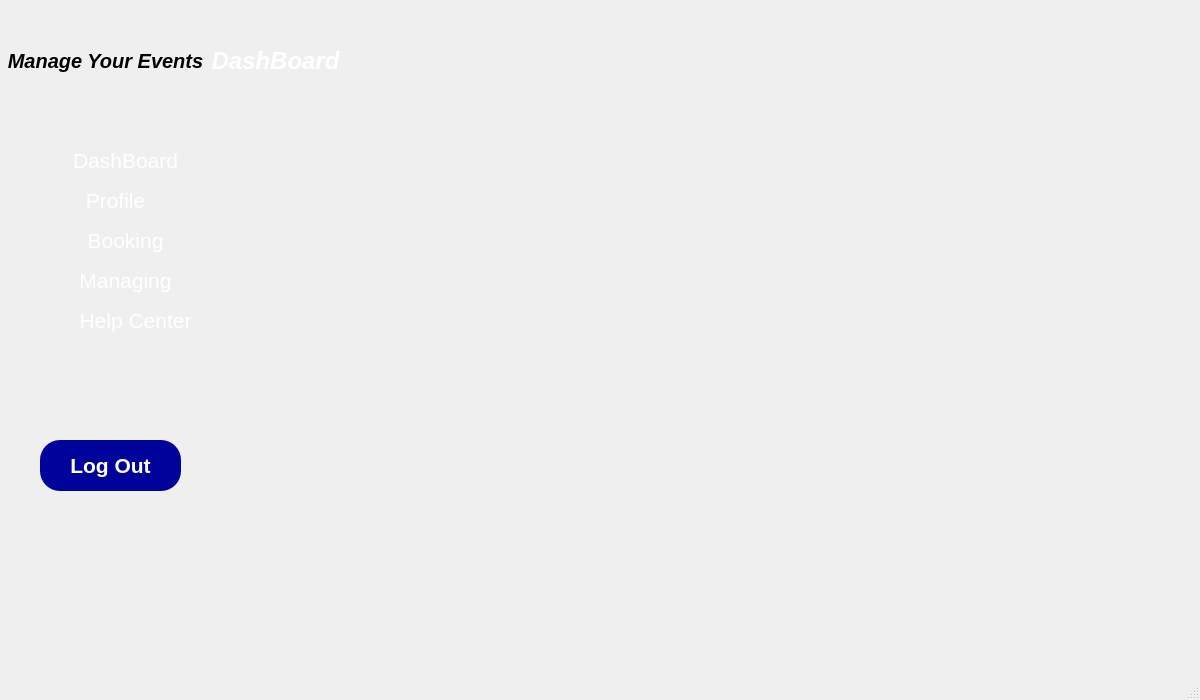
<?xml version="1.0" encoding="UTF-8"?>
<ui version="4.0">
 <class>Dashboard</class>
 <widget class="QMainWindow" name="Dashboard">
  <property name="geometry">
   <rect>
    <x>0</x>
    <y>0</y>
    <width>1200</width>
    <height>700</height>
   </rect>
  </property>
  <property name="minimumSize">
   <size>
    <width>1200</width>
    <height>700</height>
   </size>
  </property>
  <property name="maximumSize">
   <size>
    <width>1200</width>
    <height>700</height>
   </size>
  </property>
  <property name="windowTitle">
   <string>MainWindow</string>
  </property>
  <widget class="QWidget" name="centralwidget">
   <widget class="QLabel" name="label">
    <property name="geometry">
     <rect>
      <x>0</x>
      <y>0</y>
      <width>801</width>
      <height>581</height>
     </rect>
    </property>
    <property name="text">
     <string/>
    </property>
    <property name="pixmap">
     <pixmap resource="RES.qrc">:/resources/USER LOGIN (5).jpg</pixmap>
    </property>
    <property name="scaledContents">
     <bool>true</bool>
    </property>
   </widget>
   <widget class="QLabel" name="label_2">
    <property name="geometry">
     <rect>
      <x>-10</x>
      <y>30</y>
      <width>231</width>
      <height>61</height>
     </rect>
    </property>
    <property name="font">
     <font>
      <pointsize>15</pointsize>
      <italic>true</italic>
      <bold>true</bold>
     </font>
    </property>
    <property name="text">
     <string>Manage Your Events</string>
    </property>
    <property name="alignment">
     <set>Qt::AlignmentFlag::AlignCenter</set>
    </property>
   </widget>
   <widget class="QLabel" name="label_3">
    <property name="geometry">
     <rect>
      <x>160</x>
      <y>30</y>
      <width>231</width>
      <height>61</height>
     </rect>
    </property>
    <property name="font">
     <font>
      <pointsize>18</pointsize>
      <italic>true</italic>
      <bold>true</bold>
     </font>
    </property>
    <property name="styleSheet">
     <string notr="true">QLabel{
color:white;
}</string>
    </property>
    <property name="text">
     <string>DashBoard</string>
    </property>
    <property name="alignment">
     <set>Qt::AlignmentFlag::AlignCenter</set>
    </property>
   </widget>
   <widget class="QPushButton" name="dashboard">
    <property name="geometry">
     <rect>
      <x>40</x>
      <y>140</y>
      <width>171</width>
      <height>41</height>
     </rect>
    </property>
    <property name="font">
     <font>
      <pointsize>16</pointsize>
      <bold>false</bold>
     </font>
    </property>
    <property name="styleSheet">
     <string notr="true">QPushButton{
background:transparent;
border:none;
color:white;
}</string>
    </property>
    <property name="text">
     <string>DashBoard</string>
    </property>
   </widget>
   <widget class="QLabel" name="label_4">
    <property name="geometry">
     <rect>
      <x>50</x>
      <y>140</y>
      <width>31</width>
      <height>31</height>
     </rect>
    </property>
    <property name="text">
     <string/>
    </property>
    <property name="pixmap">
     <pixmap resource="RES.qrc">:/resources/icons8-home.svg</pixmap>
    </property>
    <property name="scaledContents">
     <bool>true</bool>
    </property>
   </widget>
   <widget class="QPushButton" name="Profile">
    <property name="geometry">
     <rect>
      <x>30</x>
      <y>180</y>
      <width>171</width>
      <height>41</height>
     </rect>
    </property>
    <property name="font">
     <font>
      <pointsize>16</pointsize>
      <bold>false</bold>
     </font>
    </property>
    <property name="styleSheet">
     <string notr="true">QPushButton{
background:transparent;
border:none;
color:white;
}</string>
    </property>
    <property name="text">
     <string>Profile</string>
    </property>
   </widget>
   <widget class="QPushButton" name="Booking">
    <property name="geometry">
     <rect>
      <x>40</x>
      <y>220</y>
      <width>171</width>
      <height>41</height>
     </rect>
    </property>
    <property name="font">
     <font>
      <pointsize>16</pointsize>
      <bold>false</bold>
     </font>
    </property>
    <property name="styleSheet">
     <string notr="true">QPushButton{
background:transparent;
border:none;
color:white;
}</string>
    </property>
    <property name="text">
     <string>Booking</string>
    </property>
   </widget>
   <widget class="QPushButton" name="Managing">
    <property name="geometry">
     <rect>
      <x>40</x>
      <y>260</y>
      <width>171</width>
      <height>41</height>
     </rect>
    </property>
    <property name="font">
     <font>
      <pointsize>16</pointsize>
      <bold>false</bold>
     </font>
    </property>
    <property name="styleSheet">
     <string notr="true">QPushButton{
background:transparent;
border:none;
color:white;
}</string>
    </property>
    <property name="text">
     <string>Managing</string>
    </property>
   </widget>
   <widget class="QPushButton" name="Managing_2">
    <property name="geometry">
     <rect>
      <x>50</x>
      <y>300</y>
      <width>171</width>
      <height>41</height>
     </rect>
    </property>
    <property name="font">
     <font>
      <pointsize>16</pointsize>
      <bold>false</bold>
     </font>
    </property>
    <property name="styleSheet">
     <string notr="true">QPushButton{
background:transparent;
border:none;
color:white;
}</string>
    </property>
    <property name="text">
     <string>Help Center</string>
    </property>
   </widget>
   <widget class="QPushButton" name="pushButton">
    <property name="geometry">
     <rect>
      <x>40</x>
      <y>440</y>
      <width>141</width>
      <height>51</height>
     </rect>
    </property>
    <property name="font">
     <font>
      <pointsize>16</pointsize>
      <bold>true</bold>
     </font>
    </property>
    <property name="styleSheet">
     <string notr="true">QPushButton{
border:none;
	background-color: rgb(0, 3, 153);
color:white;
border-radius:20px;
}</string>
    </property>
    <property name="text">
     <string>Log Out</string>
    </property>
   </widget>
  </widget>
  <widget class="QMenuBar" name="menubar">
   <property name="geometry">
    <rect>
     <x>0</x>
     <y>0</y>
     <width>1200</width>
     <height>18</height>
    </rect>
   </property>
  </widget>
  <widget class="QStatusBar" name="statusbar"/>
 </widget>
 <resources>
  <include location="RES.qrc"/>
 </resources>
 <connections/>
</ui>
